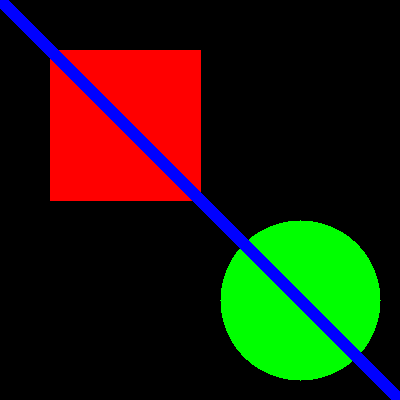
#> input picture DAY 3/test_image.png, 400 x 400 px, found by its file name
$ python exercise_2_auto_canny.py
#> lines starting #> are read from the running program, lines starting #| are printed output that depends on the picture
# exercise_2_auto_canny.py

import cv2
import numpy as np

def auto_canny(image, sigma=0.33):
    """
    Automatically determine Canny thresholds using median
    """
    # Compute median of pixel intensities
    v = np.median(image)

    # Apply automatic Canny
    lower = int(max(0, (1.0 - sigma) * v))
    upper = int(min(255, (1.0 + sigma) * v))

    edges = cv2.Canny(image, lower, upper)

    return edges, lower, upper


# Load and process image
image = cv2.imread("test_image.png")
#> image is the input picture: shape (400, 400, 3); mean B, G, R 10.7, 28.9, 32.4

if image is None:
    print("Error: Could not load image!")
    exit()

gray = cv2.cvtColor(image, cv2.COLOR_BGR2GRAY)
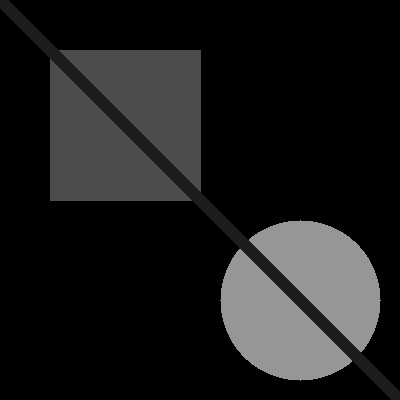
#> gray: shape (400, 400); min 0, max 150, mean 27.9
blurred = cv2.GaussianBlur(gray, (5, 5), 0)

# Try different sigma values
sigmas = [0.2, 0.33, 0.5, 0.7]

print("Automatic Canny with different sigma values:")

for sigma in sigmas:
    edges, lower, upper = auto_canny(blurred, sigma)

    print(f"Sigma={sigma:.2f}: lower={lower}, upper={upper}")

    # Add label
    display = edges.copy()

    cv2.putText(
        display,
        f"sigma={sigma:.2f} ({lower},{upper})",
        (10, 30),
        cv2.FONT_HERSHEY_SIMPLEX,
        0.5,
        255,
        1
    )

    cv2.imshow(f"Auto Canny - sigma={sigma}", display)
    cv2.waitKey(0)
#> this loop made 4 passes
#| Sigma=0.20: lower=0, upper=0
#| Sigma=0.33: lower=0, upper=0
#| Sigma=0.50: lower=0, upper=0
#| Sigma=0.70: lower=0, upper=0
#> pass 1, in auto_canny, `edges = cv2.Canny(image, lower, upper)`:
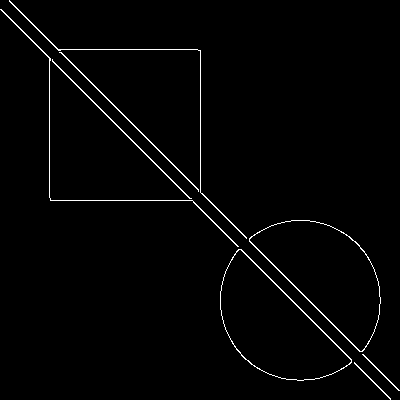
#> edges: shape (400, 400); 1.6% white in thin lines or dots
#> pass 1, `cv2.imshow(f"Auto Canny - sigma={sigma}", display)`:
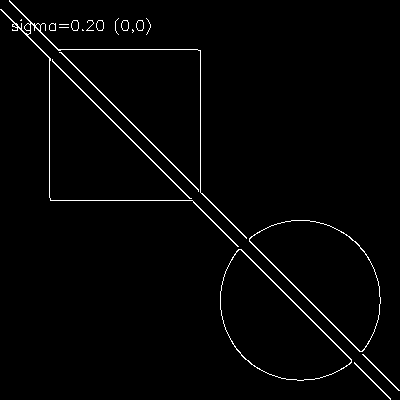
#> window 'Auto Canny - sigma=0.2': shape (400, 400); 1.8% white in thin lines or dots
#> after the loop: display: shape (400, 400); 1.8% white in thin lines or dots

# Find best sigma (default = 0.33)
edges_best, _, _ = auto_canny(blurred, 0.33)

# Compare with manual Canny
manual_edges = cv2.Canny(blurred, 50, 150)
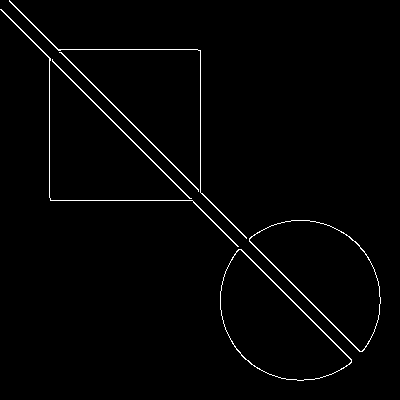
#> manual_edges: shape (400, 400); 1.5% white in thin lines or dots

# Convert to BGR for display
gray_bgr = cv2.cvtColor(gray, cv2.COLOR_GRAY2BGR)
manual_bgr = cv2.cvtColor(manual_edges, cv2.COLOR_GRAY2BGR)
#> manual_bgr: shape (400, 400, 3); 1.5% white in thin lines or dots
auto_bgr = cv2.cvtColor(edges_best, cv2.COLOR_GRAY2BGR)
#> auto_bgr: shape (400, 400, 3); 1.6% white in thin lines or dots

comparison = np.hstack([
    cv2.resize(gray_bgr, (250, 200)),
    cv2.resize(manual_bgr, (250, 200)),
    cv2.resize(auto_bgr, (250, 200))
])
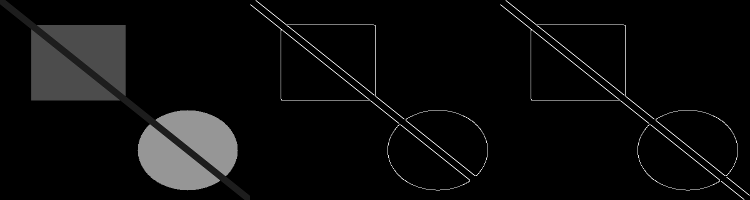
#> comparison: shape (200, 750, 3); min 0, max 255, mean 12

cv2.putText(comparison, "Original", (80, 30),
            cv2.FONT_HERSHEY_SIMPLEX, 0.5, (255, 255, 255), 1)

cv2.putText(comparison, "Manual (50,150)", (300, 30),
            cv2.FONT_HERSHEY_SIMPLEX, 0.5, (255, 255, 255), 1)

cv2.putText(comparison, "Auto Canny", (550, 30),
            cv2.FONT_HERSHEY_SIMPLEX, 0.5, (255, 255, 255), 1)
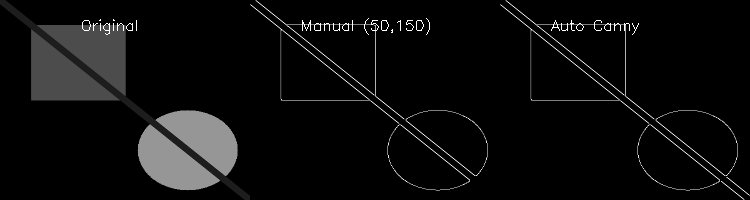
#> comparison: shape (200, 750, 3); min 0, max 255, mean 12.9

cv2.imshow("Manual vs Auto Canny", comparison)

cv2.waitKey(0)
cv2.destroyAllWindows()
